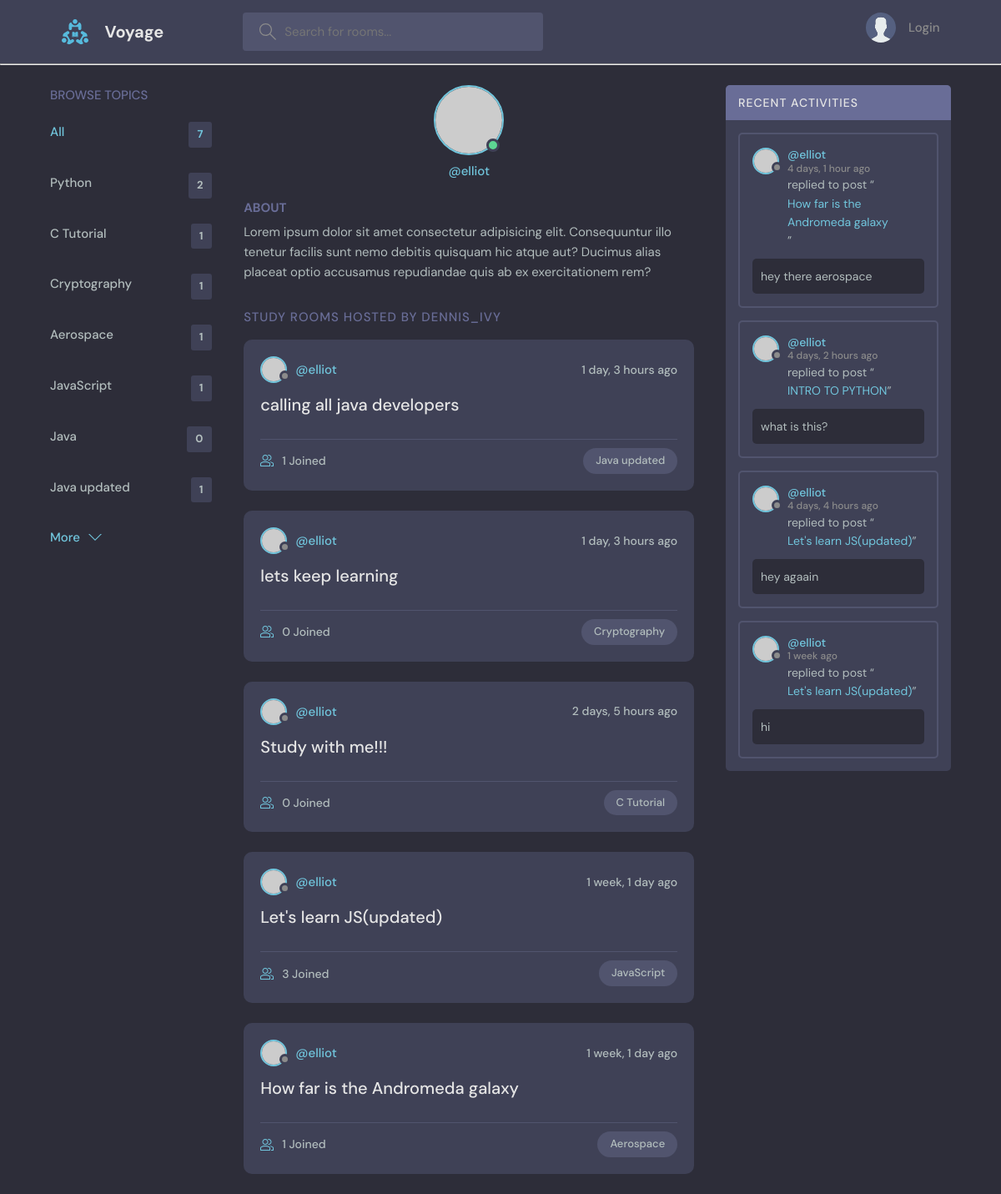
Page /profile/1/ on the committed database.
### foot/models.py (models this page shows, shortened)
class Topic(models.Model):
    name = models.CharField(max_length=50)

class Room (models.Model):
    host = models.ForeignKey(User, on_delete=models.SET_NULL, null=True)
    topic = models.ForeignKey(Topic, on_delete=models.SET_NULL, null=True)
    name = models.CharField(max_length=200)
    description = models.TextField(null=True, blank=True)
    participants = models.ManyToManyField(User, related_name='participants', blank=True)
    updated = models.DateTimeField(auto_now=True)
    created = models.DateTimeField(auto_now_add=True)
    class Meta:
        ordering = ['-updated', '-created']
    def __str__(self):
        return self.name

class Message(models.Model):
    user = models.ForeignKey(User, on_delete=models.CASCADE)
    room = models.ForeignKey(Room, on_delete=models.CASCADE)
    body = models.CharField()
    updated = models.DateTimeField(auto_now=True)
    created = models.DateTimeField(auto_now_add=True)
    class Meta:
            ordering = ['-updated', '-created']
    def __str__(self):
        return self.body[0:50]

### foot/views.py (the view)
# urls.py: path('profile/<str:pk>/', views.userProfile, name="user-profile"),
def userProfile(request, pk):
    user = User.objects.get(id=pk)
    rooms = user.room_set.all()
    room_messages = user.message_set.all()
    topics = Topic.objects.all()
    context = {'user': user, 'rooms':rooms, 'room_messages':room_messages, 'topics':topics}
    return render(request, 'foot/profile.html', context )

### foot/templates/foot/profile.html (shortened to what this page needs)
{% extends 'main.html' %}
{% block content%}
  <main class="profile-page layout layout--3">
    <div class="container">
      {% include 'foot/topics_component.html' %}
      <div class="roomList">
        <div class="profile">
          <div class="profile__avatar">
            <div class="avatar avatar--large active">
              <img src="https://randomuser.me/api/portraits/men/11.jpg" />
            </div>
          </div>
          <div class="profile__info">
            <p>@{{user.username}}</p>
          </div>
          <div class="profile__about">
            <h3>About</h3>
            <p>
              Lorem ipsum dolor sit amet consectetur adipisicing elit. Consequuntur illo tenetur
              facilis sunt nemo debitis quisquam hic atque aut? Ducimus alias placeat optio
              accusamus repudiandae quis ab ex exercitationem rem?
            </p>
          </div>
        </div>
        <div class="roomList__header">
          <div>
            <h2>Study Rooms Hosted by dennis_ivy</a>
            </h2>
          </div>
        </div>
       {% include 'foot/feed_component.html' %}
      </div>
      {% include 'foot/activity_component.html'%}
    </div>
  </main>
{% endblock %}

### foot/templates/foot/topics_component.html
  <div class="topics">
          <div class="topics__header">
            <h2>Browse Topics</h2>
          </div>
          <ul class="topics__list">
            <li>
              <a href="{% url 'home' %}" class="active">All <span>{{topics.count}}</span></a>
            </li>
                 {% for topic in topics %}
            <li>
              <a href="{% url 'home' %}?q={{ topic.name }}">{{topic.name}} <span>{{topic.room_set.all.count}}</span></a>
            </li>
{% endfor %}
          </ul>
          <a class="btn btn--link" href="topics.html">
            More
            <svg version="1.1" xmlns="http://www.w3.org/2000/svg" width="32" height="32" viewBox="0 0 32 32">
              <title>chevron-down</title>
              <path d="M16 21l-13-13h-3l16 16 16-16h-3l-13 13z"></path>
            </svg>
          </a>
        </div>

### foot/templates/foot/feed_component.html (shortened to what this page needs)
{% for room in rooms %}
  <div class="roomListRoom">
    <div class="roomListRoom__header">
      <a href="{% url 'user-profile' room.host.id %}" class="roomListRoom__author">
        <div class="avatar avatar--small">
          <img src="https://randomuser.me/api/portraits/women/11.jpg" />
        </div>
        <span>@{{ room.host.username }}</span>
      </a>
      <div class="roomListRoom__actions">
        <span>{{ room.created|timesince }} ago</span>
      </div>
    </div>
    <div class="roomListRoom__content">
      <a href="{% url 'room' room.id %}">{{ room.name }}</a>
    </div>
    <div class="roomListRoom__meta">
      <a href="{% url 'room' room.id %}" class="roomListRoom__joined">
        {{ room.participants.all.count }} Joined
      </a>
      <p class="roomListRoom__topic">{{ room.topic.name }}</p>
    </div>
  </div>
{% endfor %}

### foot/templates/foot/activity_component.html (shortened to what this page needs)
 <div class="activities">
          <div class="activities__header">
            <h2>Recent Activities</h2>
          </div>
          {% for message in room_messages %}
          <div class="activities__box">
            <div class="activities__boxHeader roomListRoom__header">
              <a href="{% url 'user-profile' message.user.id %}" class="roomListRoom__author">
                <div class="avatar avatar--small">
                  <img src="https://randomuser.me/api/portraits/women/11.jpg" />
                </div>
                <p>
                  @{{ message.user }}
                  <span>{{ message.created|timesince }} ago</span>
                </p>
              </a>
            </div>
            <div class="activities__boxContent">
              <p>replied to post “<a href="{% url 'room' message.room.id %}">{{message.room}}</a>”</p>
              <div class="activities__boxRoomContent">
               {{ message }}
              </div>
            </div>
          </div>
         {% endfor %}
        </div>

### rows in the picture
Topic: name "Python", room_set.all.count "2"
Topic: name "C Tutorial", room_set.all.count "1"
Topic: name "Cryptography", room_set.all.count "1"
Topic: name "Aerospace", room_set.all.count "1"
Topic: name "JavaScript", room_set.all.count "1"
Topic: name "Java", room_set.all.count "0"
Topic: name "Java updated", room_set.all.count "1"
Room: host.username "elliot", created "1 day, 3 hours", name "calling all java developers", participants.all.count "1", topic.name "Java updated"
Room: host.username "elliot", created "1 day, 3 hours", name "lets keep learning", participants.all.count "0", topic.name "Cryptography"
Room: host.username "elliot", created "2 days, 5 hours", name "Study with me!!!", participants.all.count "0", topic.name "C Tutorial"
Room: host.username "elliot", created "1 week, 1 day", name "Let's learn JS(updated)", participants.all.count "3", topic.name "JavaScript"
Room: host.username "elliot", created "1 week, 1 day", name "How far is the Andromeda galaxy", participants.all.count "1", topic.name "Aerospace"
Message: user "elliot", created "4 days, 1 hour", room "How far is the Andromeda galaxy", body "hey there aerospace"
Message: user "elliot", created "4 days, 2 hours", room "INTRO TO PYTHON", body "what is this?"
Message: user "elliot", created "4 days, 4 hours", room "Let's learn JS(updated)", body "hey agaain"
Message: user "elliot", created "1 week", room "Let's learn JS(updated)", body "hi"

### other values in the picture
{{ topics.count }} "7"
{{ user.username }} "elliot"
